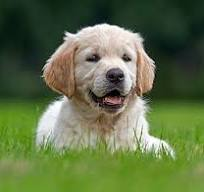
#> input picture dog.jpg, 204 x 192 px
$ python exp4.py
#> lines starting #> are read from the running program, lines starting #| are printed output that depends on the picture
import numpy as np
import cv2
import matplotlib.pyplot as plt
image = cv2.imread("dog.jpg", cv2.IMREAD_GRAYSCALE)
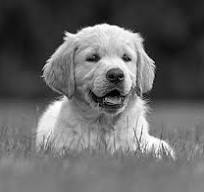
#> image: shape (192, 204); min 0, max 255, mean 103.1

def add_gaussian_noise(input_image, mean=0, sigma=25):
#> called with mean = 0, sigma = 75
    noise = np.zeros(input_image.shape, dtype=np.float32)
    cv2.randn(noise, mean, sigma)
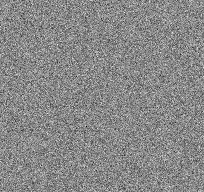
#> noise: shape (192, 204) float32; min -362.1, max 314.5, mean 0.7; drawn with min black and max white
    noisy_image = input_image.astype(np.float32) + noise
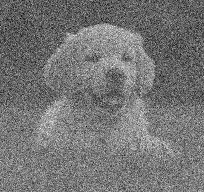
#> noisy_image: shape (192, 204) float32; min -245.7, max 514.2, mean 103.8; drawn with min black and max white
    noisy_image = np.clip(noisy_image, 0, 255)
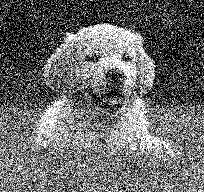
#> noisy_image: shape (192, 204) float32; min 0, max 255, mean 107.5
    return noisy_image.astype(np.uint8)

noisy_image = add_gaussian_noise(image,mean=0,sigma=75)

plt.figure(figsize=(6, 6))
plt.imshow(image, cmap="gray")
plt.title("Original Image")
plt.axis("off")
plt.show()

plt.figure(figsize=(6, 6))
plt.imshow(noisy_image, cmap="gray")
plt.title("Image with Gaussian Noise")
plt.axis("off")
plt.show()

opencv_result = cv2.GaussianBlur(noisy_image,(5, 5),0)
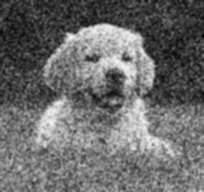
#> opencv_result: shape (192, 204); min 5, max 245, mean 107.1
plt.figure(figsize=(6, 6))
plt.imshow(opencv_result, cmap="gray")
plt.title("Gaussian Filtered Image - OpenCV")
plt.axis("off")
plt.show()

def create_gaussian_kernel(kernel_size=5, sigma=1.0):
    padding = kernel_size // 2
    x = np.arange(-padding, padding + 1)
    y = np.arange(-padding, padding + 1)
    x, y = np.meshgrid(x, y)
    # Gaussian formula
    kernel = (1 / (2 * np.pi * sigma ** 2)) * np.exp(-(x ** 2 + y ** 2) /(2 * sigma ** 2))

    # Normalize kernel so that sum = 1
    kernel = kernel / np.sum(kernel)
    return kernel

gaussian_kernel = create_gaussian_kernel(kernel_size=5,sigma=1.0)

print("Gaussian Kernel:")
print(gaussian_kernel)
print("\nSum of Kernel:")
print(np.sum(gaussian_kernel))

def apply_gaussian_filter(input_image, kernel):
    padding = kernel.shape[0] // 2
    padded_image = np.pad(input_image,pad_width=padding,mode="reflect")
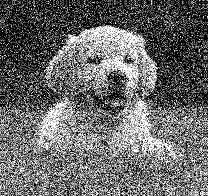
#> padded_image: shape (196, 208); min 0, max 255, mean 106.3
    height, width = input_image.shape
#> height = 192; width = 204
    filtered_image = np.zeros((height, width),dtype=np.float32)

    for i in range(height):
        for j in range(width):
            # Extract window
            window = padded_image[i:i + kernel.shape[0],j:j + kernel.shape[1]]

            # Multiply window with Gaussian kernel and calculate weighted sum
            result = np.sum(window * kernel)
            filtered_image[i, j] = result

    filtered_image = np.clip(filtered_image,0,255)
    return filtered_image.astype(np.uint8)

manual_result = apply_gaussian_filter(noisy_image,gaussian_kernel)

plt.figure(figsize=(6, 6))
plt.imshow(manual_result, cmap="gray")
plt.title("Gaussian Filtered Image - Manual")
plt.axis("off")
plt.show()

$ run again, with building.jpg copied over dog.jpg
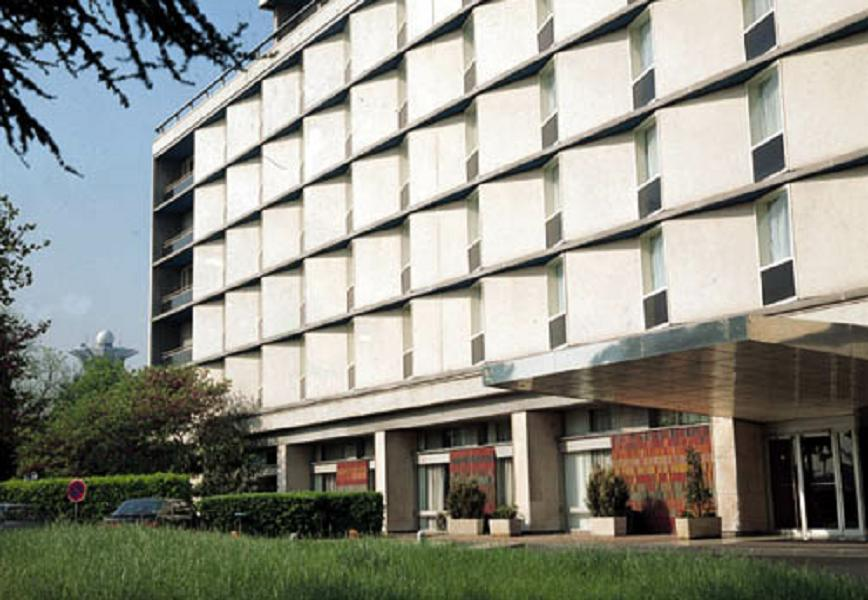
#> input picture building.jpg, 868 x 600 px
#> in add_gaussian_noise, `noisy_image = input_image.astype(np.float32) + noise`:
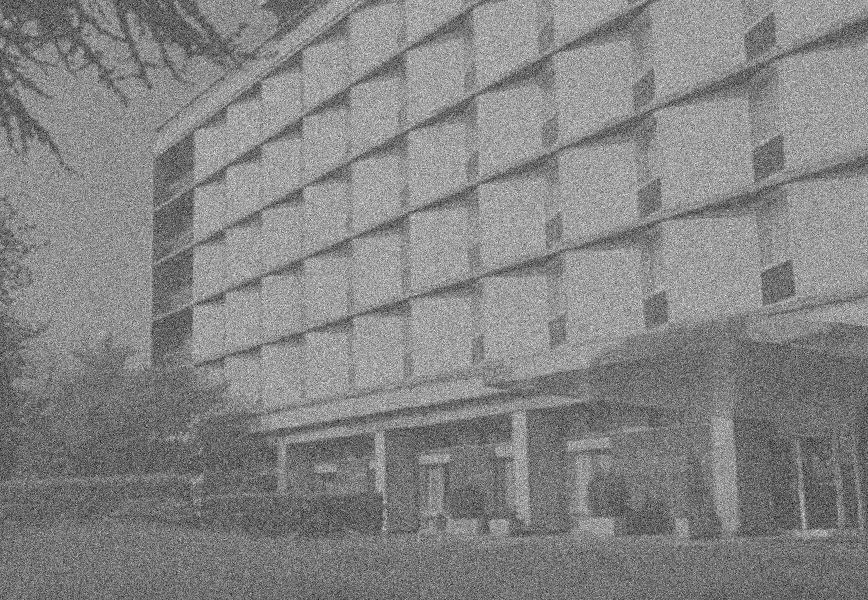
#> noisy_image: shape (600, 868) float32; min -340.6, max 584.5, mean 142.3; drawn with min black and max white
#> in apply_gaussian_filter, `padded_image = np.pad(input_image,pad_width=padding,mode="reflect")`:
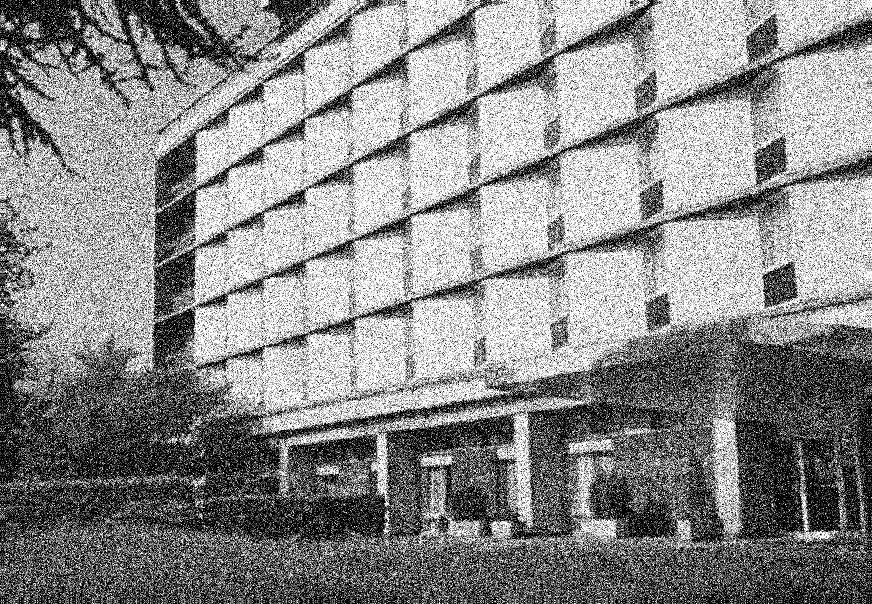
#> padded_image: shape (604, 872); min 0, max 255, mean 138.2
